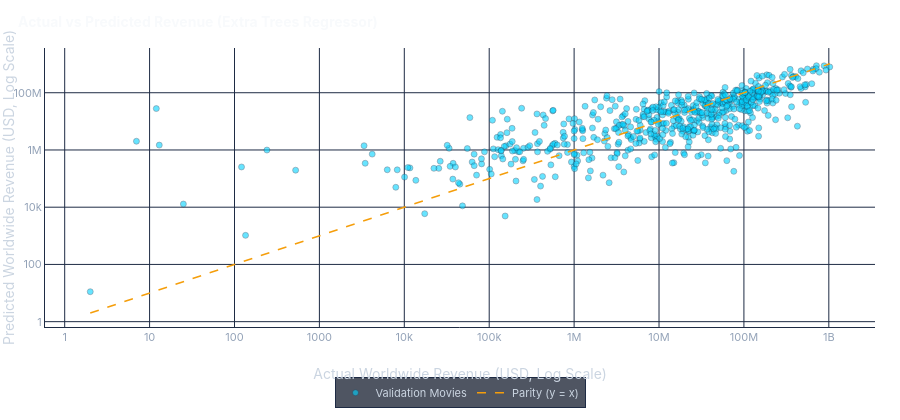

Source (notebook cell):
### Markdown cell above
## 16. Actual vs. Predicted Parity Analysis

Plot actual vs. predicted revenue on logarithmic axes with the $y = x$ parity identity line.

### Code cell
fig_parity = plot_actual_vs_predicted(
    best_model['y_val_true'],
    best_model['y_val_pred'],
    model_name=best_model['model_name']
)
fig_parity.show()

### Figure 1 — Plotly figure (JSON) as saved in the notebook; plotly's stock layout.template omitted (floating-point values rounded to 4 significant figures; data arrays with more than 128 entries replaced by an {"elided": "..."} marker saying what was removed)
{"data": [{"customdata": {"elided": "600x2 str values"}, "hovertemplate": "Actual: %{customdata[0]}<br>Predicted: %{customdata[1]}<extra></extra>", "marker": {"color": "#00D2FF", "line": {"color": "#1E2B44", "width": 0.5}, "opacity": 0.6, "size": 6}, "mode": "markers", "name": "Validation Movies", "type": "scatter", "x": {"elided": "600 float values"}, "y": {"elided": "600 float values"}}, {"hoverinfo": "skip", "line": {"color": "#F59E0B", "dash": "dash", "width": 1.5}, "mode": "lines", "name": "Parity (y = x)", "type": "scatter", "x": [2.0, 1025000000.0], "y": [2.0, 1025000000.0]}], "layout": {"colorway": ["#00D2FF", "#818CF8", "#38BDF8", "#10B981", "#F59E0B", "#EC4899", "#F97316", "#14B8A6"], "font": {"color": "#CBD5E1", "family": "Inter, Segoe UI, sans-serif", "size": 12}, "height": 420, "hoverlabel": {"bgcolor": "#141C2E", "bordercolor": "#2B3B59", "font": {"color": "#F8FAFC", "family": "Inter, Segoe UI, sans-serif", "size": 12}}, "legend": {"bgcolor": "rgba(20, 28, 46, 0.75)", "bordercolor": "#1E2B44", "borderwidth": 1, "font": {"color": "#CBD5E1", "size": 11}, "orientation": "h", "x": 0.5, "xanchor": "center", "y": -0.18, "yanchor": "top"}, "margin": {"b": 60, "l": 45, "r": 25, "t": 48}, "paper_bgcolor": "rgba(0,0,0,0)", "plot_bgcolor": "rgba(0,0,0,0)", "title": {"font": {"color": "#F8FAFC", "family": "Inter, Segoe UI, sans-serif", "size": 14}, "text": "<b>Actual vs Predicted Revenue (Extra Trees Regressor)</b>", "x": 0.02, "xanchor": "left", "y": 0.96, "yanchor": "top"}, "xaxis": {"gridcolor": "#1E2B44", "linecolor": "#1E2B44", "tickfont": {"color": "#94A3B8", "size": 11}, "title": {"text": "Actual Worldwide Revenue (USD, Log Scale)"}, "type": "log", "zerolinecolor": "#1E2B44"}, "yaxis": {"gridcolor": "#1E2B44", "linecolor": "#1E2B44", "tickfont": {"color": "#94A3B8", "size": 11}, "title": {"text": "Predicted Worldwide Revenue (USD, Log Scale)"}, "type": "log", "zerolinecolor": "#1E2B44"}}}
